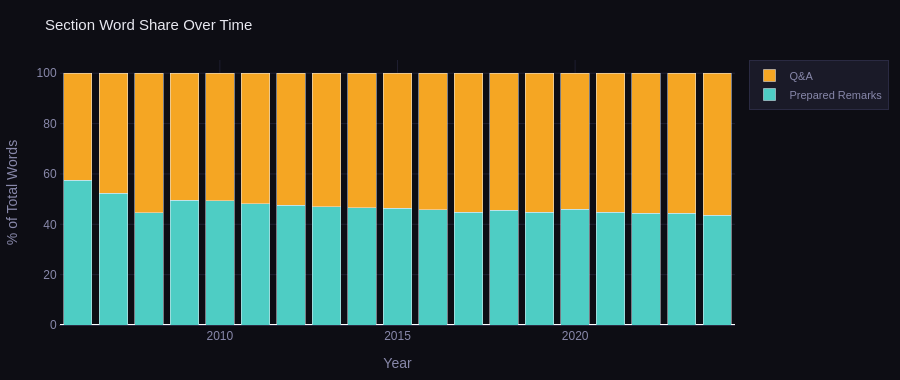

Write notebook code for a chart like this one.
### Code cell
# ── 2e. Prepared remarks vs Q&A word share over time ─────────────────────────
section_time = (
    eda[eda['section'].isin(['Prepared Remarks','Q&A'])]
       .groupby(['call_year','section'])['word_count']
       .sum()
       .reset_index()
)
section_pct = section_time.copy()
total_by_year = section_time.groupby('call_year')['word_count'].transform('sum')
section_pct['pct'] = section_time['word_count'] / total_by_year * 100

fig = go.Figure()
colors = {'Prepared Remarks': TEAL, 'Q&A': GOLD}
for sect in ['Prepared Remarks', 'Q&A']:
    d = section_pct[section_pct['section'] == sect].sort_values('call_year')
    fig.add_trace(go.Bar(
        x=d['call_year'], y=d['pct'].round(1),
        name=sect, marker_color=colors[sect],
    ))
theme(fig, 'Section Word Share Over Time', 'Year', '% of Total Words', h=380)
fig.update_layout(barmode='stack')
fig.show()

### Figure 1 — Plotly figure (JSON) as saved in the notebook; plotly's stock layout.template omitted (floating-point values rounded to 4 significant figures)
{"data": [{"marker": {"color": "#4ecdc4"}, "name": "Prepared Remarks", "type": "bar", "x": [2006, 2007, 2008, 2009, 2010, 2011, 2012, 2013, 2014, 2015, 2016, 2017, 2018, 2019, 2020, 2021, 2022, 2023, 2024], "y": [57.5, 52.3, 44.6, 49.5, 49.3, 48.2, 47.6, 47.0, 46.5, 46.3, 45.8, 44.8, 45.5, 44.7, 45.9, 44.8, 44.3, 44.3, 43.6]}, {"marker": {"color": "#f5a623"}, "name": "Q&A", "type": "bar", "x": [2006, 2007, 2008, 2009, 2010, 2011, 2012, 2013, 2014, 2015, 2016, 2017, 2018, 2019, 2020, 2021, 2022, 2023, 2024], "y": [42.5, 47.7, 55.4, 50.5, 50.7, 51.8, 52.4, 53.0, 53.5, 53.7, 54.2, 55.2, 54.5, 55.3, 54.1, 55.2, 55.7, 55.7, 56.4]}], "layout": {"barmode": "stack", "font": {"color": "#e8e8f0", "family": "sans-serif", "size": 12}, "height": 380, "legend": {"bgcolor": "#1a1a28", "bordercolor": "#2a2a42", "borderwidth": 1, "font": {"color": "#8888aa", "size": 11}}, "margin": {"b": 50, "l": 60, "r": 30, "t": 60}, "paper_bgcolor": "#0d0d14", "plot_bgcolor": "#0d0d14", "title": {"font": {"color": "#e8e8f0", "size": 15}, "text": "Section Word Share Over Time"}, "xaxis": {"gridcolor": "#1e1e30", "linecolor": "#2a2a42", "tickcolor": "#2a2a42", "tickfont": {"color": "#8888aa"}, "title": {"font": {"color": "#8888aa"}, "text": "Year"}}, "yaxis": {"gridcolor": "#1e1e30", "linecolor": "rgba(0,0,0,0)", "tickfont": {"color": "#8888aa"}, "title": {"font": {"color": "#8888aa"}, "text": "% of Total Words"}}}}
